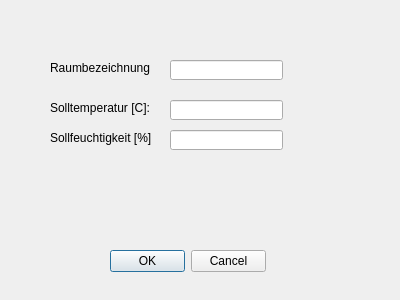
<?xml version="1.0" encoding="UTF-8"?>
<ui version="4.0">
 <class>Dialog</class>
 <widget class="QDialog" name="Dialog">
  <property name="geometry">
   <rect>
    <x>0</x>
    <y>0</y>
    <width>400</width>
    <height>300</height>
   </rect>
  </property>
  <property name="windowTitle">
   <string>Dialog</string>
  </property>
  <widget class="QDialogButtonBox" name="dlgBtn_set_room_data">
   <property name="geometry">
    <rect>
     <x>110</x>
     <y>250</y>
     <width>156</width>
     <height>23</height>
    </rect>
   </property>
   <property name="standardButtons">
    <set>QDialogButtonBox::Cancel|QDialogButtonBox::Ok</set>
   </property>
  </widget>
  <widget class="QLabel" name="lbl_name">
   <property name="geometry">
    <rect>
     <x>50</x>
     <y>60</y>
     <width>101</width>
     <height>16</height>
    </rect>
   </property>
   <property name="text">
    <string>Raumbezeichnung:</string>
   </property>
  </widget>
  <widget class="QLabel" name="lbl_target_temp">
   <property name="geometry">
    <rect>
     <x>50</x>
     <y>100</y>
     <width>101</width>
     <height>16</height>
    </rect>
   </property>
   <property name="text">
    <string>Solltemperatur [C]:</string>
   </property>
  </widget>
  <widget class="QLabel" name="lbl_target_humidity">
   <property name="geometry">
    <rect>
     <x>50</x>
     <y>130</y>
     <width>101</width>
     <height>16</height>
    </rect>
   </property>
   <property name="text">
    <string>Sollfeuchtigkeit [%]:</string>
   </property>
  </widget>
  <widget class="QLineEdit" name="le_name">
   <property name="geometry">
    <rect>
     <x>170</x>
     <y>60</y>
     <width>113</width>
     <height>20</height>
    </rect>
   </property>
  </widget>
  <widget class="QLineEdit" name="le_target_temp">
   <property name="geometry">
    <rect>
     <x>170</x>
     <y>100</y>
     <width>113</width>
     <height>20</height>
    </rect>
   </property>
  </widget>
  <widget class="QLineEdit" name="le_target_humidity">
   <property name="geometry">
    <rect>
     <x>170</x>
     <y>130</y>
     <width>113</width>
     <height>20</height>
    </rect>
   </property>
  </widget>
 </widget>
 <resources/>
 <connections/>
</ui>
